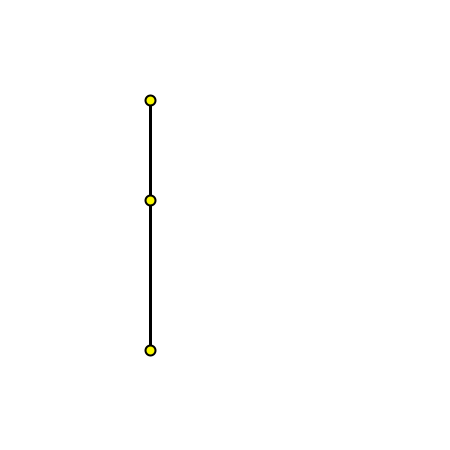
Frame 1 (no input)
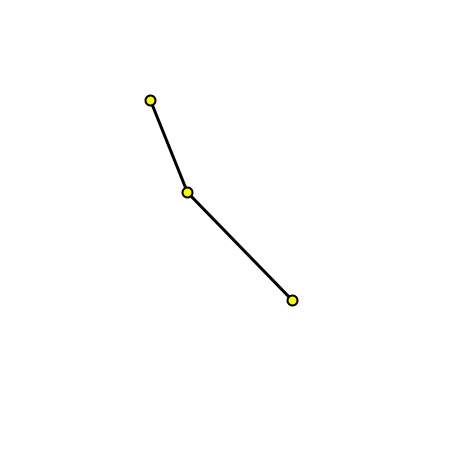
Frame 60 (the mouse pressed at the canvas centre just before this capture)
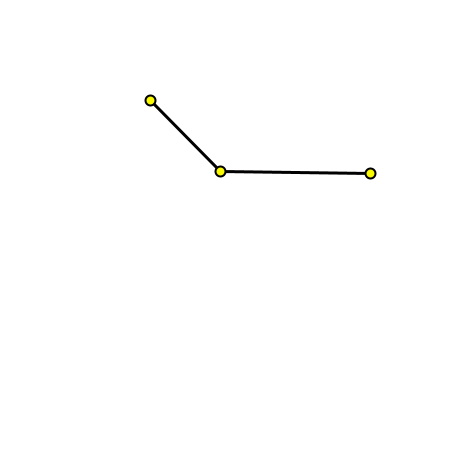
Frame 120 (the mouse held since frame 60 and released just before this capture)

The Processing sketch that drew these frames (run headless with seeded random() and noise(); from frame 60 on, the mouse is pressed at the canvas centre):

// Processing sketch: Questao2
// ── Questao2.pde
float angulo_braco = 0;
float variacao_braco = PI/8;

float angulo_antebraco = 0;
float variacao_antebraco = PI/4;

float coord1_x = 150;
float coord1_y = 100;

float coord2_x = 150;
float coord2_y = 200;

float initial2_x = 150;
float initial2_y = 200;

float coord3_x = 150;
float coord3_y = 350;

float initial3_x = 150;
float initial3_y = 350;

void setup(){
  size(450, 450);
}

void draw(){
  background(255, 255, 255);
  
  strokeWeight(3);
  line(coord1_x, coord1_y, coord2_x, coord2_y); // linha: braco - antebraco
  line(coord2_x, coord2_y, coord3_x, coord3_y); // linha: antebraço - mao
  
  fill(250, 250, 0);
  strokeWeight(2);
  ellipse(coord1_x, coord1_y, 10, 10);
  ellipse(coord2_x, coord2_y, 10, 10);
  ellipse(coord3_x, coord3_y, 10, 10);

  if (angulo_antebraco <= PI/2){
    
    angulo_braco += variacao_braco/60;
    coord2_x = coord1_x + sin(angulo_braco) * 100;
    coord2_y = coord1_y + cos(angulo_braco) * 100;
    
    angulo_antebraco += variacao_antebraco/60;
    coord3_x = coord2_x + sin(angulo_antebraco) * 150;
    coord3_y = coord2_y + cos(angulo_antebraco) * 150;
    
  }
  else{
    angulo_braco = 0;
    variacao_braco = PI/8;
    
    angulo_antebraco = 0;
    variacao_antebraco = PI/4;
    
    coord1_x = 150;
    coord1_y = 100;
    
    coord2_x = 150;
    coord2_y = 200;
    
    coord3_x = 150;
    coord3_y = 350;
  }
}
